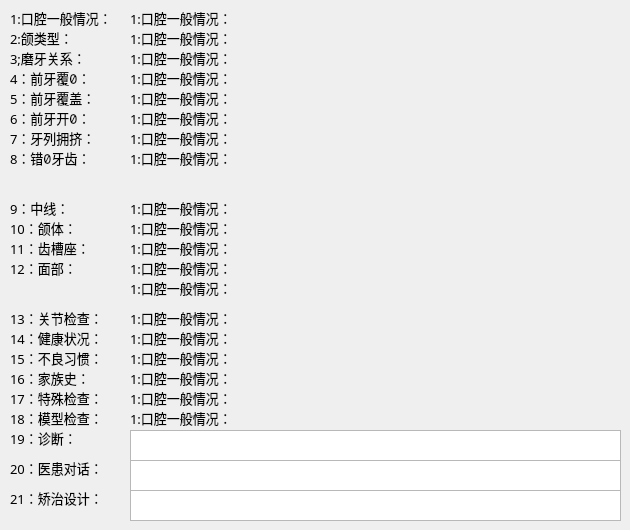
      <widget class="QWidget" name="page_11">
       <widget class="QLabel" name="label_14">
        <property name="geometry">
         <rect>
          <x>10</x>
          <y>10</y>
          <width>111</width>
          <height>16</height>
         </rect>
        </property>
        <property name="font">
         <font>
          <family>宋体</family>
          <pointsize>10</pointsize>
          <weight>50</weight>
          <bold>false</bold>
         </font>
        </property>
        <property name="text">
         <string>1:口腔一般情况：</string>
        </property>
       </widget>
       <widget class="QLabel" name="label_15">
        <property name="geometry">
         <rect>
          <x>10</x>
          <y>30</y>
          <width>111</width>
          <height>16</height>
         </rect>
        </property>
        <property name="font">
         <font>
          <family>宋体</family>
          <pointsize>10</pointsize>
          <weight>50</weight>
          <bold>false</bold>
         </font>
        </property>
        <property name="text">
         <string>2:颌类型：</string>
        </property>
       </widget>
       <widget class="QLabel" name="label_16">
        <property name="geometry">
         <rect>
          <x>10</x>
          <y>50</y>
          <width>111</width>
          <height>16</height>
         </rect>
        </property>
        <property name="font">
         <font>
          <family>宋体</family>
          <pointsize>10</pointsize>
          <weight>50</weight>
          <bold>false</bold>
         </font>
        </property>
        <property name="text">
         <string>3;磨牙关系：</string>
        </property>
       </widget>
       <widget class="QLabel" name="label_17">
        <property name="geometry">
         <rect>
          <x>10</x>
          <y>70</y>
          <width>111</width>
          <height>16</height>
         </rect>
        </property>
        <property name="font">
         <font>
          <family>宋体</family>
          <pointsize>10</pointsize>
          <weight>50</weight>
          <bold>false</bold>
         </font>
        </property>
        <property name="text">
         <string>4：前牙覆：</string>
        </property>
       </widget>
       <widget class="QLabel" name="label_18">
        <property name="geometry">
         <rect>
          <x>10</x>
          <y>90</y>
          <width>111</width>
          <height>16</height>
         </rect>
        </property>
        <property name="font">
         <font>
          <family>宋体</family>
          <pointsize>10</pointsize>
          <weight>50</weight>
          <bold>false</bold>
         </font>
        </property>
        <property name="text">
         <string>5：前牙覆盖：</string>
        </property>
       </widget>
       <widget class="QLabel" name="label_19">
        <property name="geometry">
         <rect>
          <x>10</x>
          <y>110</y>
          <width>111</width>
          <height>16</height>
         </rect>
        </property>
        <property name="font">
         <font>
          <family>宋体</family>
          <pointsize>10</pointsize>
          <weight>50</weight>
          <bold>false</bold>
         </font>
        </property>
        <property name="text">
         <string>6：前牙开：</string>
        </property>
       </widget>
       <widget class="QLabel" name="label_20">
        <property name="geometry">
         <rect>
          <x>10</x>
          <y>130</y>
          <width>111</width>
          <height>16</height>
         </rect>
        </property>
        <property name="font">
         <font>
          <family>宋体</family>
          <pointsize>10</pointsize>
          <weight>50</weight>
          <bold>false</bold>
         </font>
        </property>
        <property name="text">
         <string>7：牙列拥挤：</string>
        </property>
       </widget>
       <widget class="QLabel" name="label_21">
        <property name="geometry">
         <rect>
          <x>10</x>
          <y>150</y>
          <width>111</width>
          <height>16</height>
         </rect>
        </property>
        <property name="font">
         <font>
          <family>宋体</family>
          <pointsize>10</pointsize>
          <weight>50</weight>
          <bold>false</bold>
         </font>
        </property>
        <property name="text">
         <string>8：错牙齿：</string>
        </property>
       </widget>
       <widget class="QLabel" name="lb1_2_8_wrong_distance">
        <property name="geometry">
         <rect>
          <x>130</x>
          <y>150</y>
          <width>111</width>
          <height>16</height>
         </rect>
        </property>
        <property name="font">
         <font>
          <family>宋体</family>
          <pointsize>10</pointsize>
          <weight>50</weight>
          <bold>false</bold>
         </font>
        </property>
        <property name="text">
         <string>1:口腔一般情况：</string>
        </property>
       </widget>
       <widget class="QLabel" name="label_24">
        <property name="geometry">
         <rect>
          <x>10</x>
          <y>200</y>
          <width>111</width>
          <height>16</height>
         </rect>
        </property>
        <property name="font">
         <font>
          <family>宋体</family>
          <pointsize>10</pointsize>
          <weight>50</weight>
          <bold>false</bold>
         </font>
        </property>
        <property name="text">
         <string>9：中线：</string>
        </property>
       </widget>
       <widget class="QLabel" name="label_25">
        <property name="geometry">
         <rect>
          <x>10</x>
          <y>220</y>
          <width>111</width>
          <height>16</height>
         </rect>
        </property>
        <property name="font">
         <font>
          <family>宋体</family>
          <pointsize>10</pointsize>
          <weight>50</weight>
          <bold>false</bold>
         </font>
        </property>
        <property name="text">
         <string>10：颌体：</string>
        </property>
       </widget>
       <widget class="QLabel" name="label_26">
        <property name="geometry">
         <rect>
          <x>10</x>
          <y>240</y>
          <width>111</width>
          <height>16</height>
         </rect>
        </property>
        <property name="font">
         <font>
          <family>宋体</family>
          <pointsize>10</pointsize>
          <weight>50</weight>
          <bold>false</bold>
         </font>
        </property>
        <property name="text">
         <string>11：齿槽座：</string>
        </property>
       </widget>
       <widget class="QLabel" name="label_27">
        <property name="geometry">
         <rect>
          <x>10</x>
          <y>260</y>
          <width>111</width>
          <height>16</height>
         </rect>
        </property>
        <property name="font">
         <font>
          <family>宋体</family>
          <pointsize>10</pointsize>
          <weight>50</weight>
          <bold>false</bold>
         </font>
        </property>
        <property name="text">
         <string>12：面部：</string>
        </property>
       </widget>
       <widget class="QLabel" name="lb1_2_12_face">
        <property name="geometry">
         <rect>
          <x>130</x>
          <y>260</y>
          <width>111</width>
          <height>16</height>
         </rect>
        </property>
        <property name="font">
         <font>
          <family>宋体</family>
          <pointsize>10</pointsize>
          <weight>50</weight>
          <bold>false</bold>
         </font>
        </property>
        <property name="text">
         <string>1:口腔一般情况：</string>
        </property>
       </widget>
       <widget class="QLabel" name="label_29">
        <property name="geometry">
         <rect>
          <x>130</x>
          <y>280</y>
          <width>111</width>
          <height>16</height>
         </rect>
        </property>
        <property name="font">
         <font>
          <family>宋体</family>
          <pointsize>10</pointsize>
          <weight>50</weight>
          <bold>false</bold>
         </font>
        </property>
        <property name="text">
         <string>1:口腔一般情况：</string>
        </property>
       </widget>
       <widget class="QLabel" name="label_30">
        <property name="geometry">
         <rect>
          <x>10</x>
          <y>310</y>
          <width>111</width>
          <height>16</height>
         </rect>
        </property>
        <property name="font">
         <font>
          <family>宋体</family>
          <pointsize>10</pointsize>
          <weight>50</weight>
          <bold>false</bold>
         </font>
        </property>
        <property name="text">
         <string>13：关节检查：</string>
        </property>
       </widget>
       <widget class="QLabel" name="label_31">
        <property name="geometry">
         <rect>
          <x>10</x>
          <y>330</y>
          <width>111</width>
          <height>16</height>
         </rect>
        </property>
        <property name="font">
         <font>
          <family>宋体</family>
          <pointsize>10</pointsize>
          <weight>50</weight>
          <bold>false</bold>
         </font>
        </property>
        <property name="text">
         <string>14：健康状况：</string>
        </property>
       </widget>
       <widget class="QLabel" name="label_32">
        <property name="geometry">
         <rect>
          <x>10</x>
          <y>350</y>
          <width>111</width>
          <height>16</height>
         </rect>
        </property>
        <property name="font">
         <font>
          <family>宋体</family>
          <pointsize>10</pointsize>
          <weight>50</weight>
          <bold>false</bold>
         </font>
        </property>
        <property name="text">
         <string>15：不良习惯：</string>
        </property>
       </widget>
       <widget class="QLabel" name="label_33">
        <property name="geometry">
         <rect>
          <x>10</x>
          <y>370</y>
          <width>111</width>
          <height>16</height>
         </rect>
        </property>
        <property name="font">
         <font>
          <family>宋体</family>
          <pointsize>10</pointsize>
          <weight>50</weight>
          <bold>false</bold>
         </font>
        </property>
        <property name="text">
         <string>16：家族史：</string>
        </property>
       </widget>
       <widget class="QLabel" name="label_34">
        <property name="geometry">
         <rect>
          <x>10</x>
          <y>390</y>
          <width>111</width>
          <height>16</height>
         </rect>
        </property>
        <property name="font">
         <font>
          <family>宋体</family>
          <pointsize>10</pointsize>
          <weight>50</weight>
          <bold>false</bold>
         </font>
        </property>
        <property name="text">
         <string>17：特殊检查：</string>
        </property>
       </widget>
       <widget class="QLabel" name="label_35">
        <property name="geometry">
         <rect>
          <x>10</x>
          <y>410</y>
          <width>111</width>
          <height>16</height>
         </rect>
        </property>
        <property name="font">
         <font>
          <family>宋体</family>
          <pointsize>10</pointsize>
          <weight>50</weight>
          <bold>false</bold>
         </font>
        </property>
        <property name="text">
         <string>18：模型检查：</string>
        </property>
       </widget>
       <widget class="QLabel" name="label_36">
        <property name="geometry">
         <rect>
          <x>10</x>
          <y>430</y>
          <width>111</width>
          <height>16</height>
         </rect>
        </property>
        <property name="font">
         <font>
          <family>宋体</family>
          <pointsize>10</pointsize>
          <weight>50</weight>
          <bold>false</bold>
         </font>
        </property>
        <property name="text">
         <string>19：诊断：</string>
        </property>
       </widget>
       <widget class="QLabel" name="label_37">
        <property name="geometry">
         <rect>
          <x>10</x>
          <y>460</y>
          <width>111</width>
          <height>16</height>
         </rect>
        </property>
        <property name="font">
         <font>
          <family>宋体</family>
          <pointsize>10</pointsize>
          <weight>50</weight>
          <bold>false</bold>
         </font>
        </property>
        <property name="text">
         <string>20：医患对话：</string>
        </property>
       </widget>
       <widget class="QLabel" name="label_38">
        <property name="geometry">
         <rect>
          <x>10</x>
          <y>490</y>
          <width>111</width>
          <height>16</height>
         </rect>
        </property>
        <property name="font">
         <font>
          <family>宋体</family>
          <pointsize>10</pointsize>
          <weight>50</weight>
          <bold>false</bold>
         </font>
        </property>
        <property name="text">
         <string>21：矫治设计：</string>
        </property>
       </widget>
       <widget class="QLabel" name="lb1_2_1_tooth_situation">
        <property name="geometry">
         <rect>
          <x>130</x>
          <y>10</y>
          <width>111</width>
          <height>16</height>
         </rect>
        </property>
        <property name="font">
         <font>
          <family>宋体</family>
          <pointsize>10</pointsize>
          <weight>50</weight>
          <bold>false</bold>
         </font>
        </property>
        <property name="text">
         <string>1:口腔一般情况：</string>
        </property>
       </widget>
       <widget class="QLabel" name="lb1_2_2_tooth_type">
        <property name="geometry">
         <rect>
          <x>130</x>
          <y>30</y>
          <width>111</width>
          <height>16</height>
         </rect>
        </property>
        <property name="font">
         <font>
          <family>宋体</family>
          <pointsize>10</pointsize>
          <weight>50</weight>
          <bold>false</bold>
         </font>
        </property>
        <property name="text">
         <string>1:口腔一般情况：</string>
        </property>
       </widget>
       <widget class="QLabel" name="lb1_2_3_tooth_rush">
        <property name="geometry">
         <rect>
          <x>130</x>
          <y>50</y>
          <width>111</width>
          <height>16</height>
         </rect>
        </property>
        <property name="font">
         <font>
          <family>宋体</family>
          <pointsize>10</pointsize>
          <weight>50</weight>
          <bold>false</bold>
         </font>
        </property>
        <property name="text">
         <string>1:口腔一般情况：</string>
        </property>
       </widget>
       <widget class="QLabel" name="lb1_2_4_front_tooth">
        <property name="geometry">
         <rect>
          <x>130</x>
          <y>70</y>
          <width>111</width>
          <height>16</height>
         </rect>
        </property>
        <property name="font">
         <font>
          <family>宋体</family>
          <pointsize>10</pointsize>
          <weight>50</weight>
          <bold>false</bold>
         </font>
        </property>
        <property name="text">
         <string>1:口腔一般情况：</string>
        </property>
       </widget>
       <widget class="QLabel" name="lb1_2_5_centre_tooth">
        <property name="geometry">
         <rect>
          <x>130</x>
          <y>90</y>
          <width>111</width>
          <height>16</height>
         </rect>
        </property>
        <property name="font">
         <font>
          <family>宋体</family>
          <pointsize>10</pointsize>
          <weight>50</weight>
          <bold>false</bold>
         </font>
        </property>
        <property name="text">
         <string>1:口腔一般情况：</string>
        </property>
       </widget>
       <widget class="QLabel" name="lb1_2_6_back_tooth">
        <property name="geometry">
         <rect>
          <x>130</x>
          <y>110</y>
          <width>111</width>
          <height>16</height>
         </rect>
        </property>
        <property name="font">
         <font>
          <family>宋体</family>
          <pointsize>10</pointsize>
          <weight>50</weight>
          <bold>false</bold>
         </font>
        </property>
        <property name="text">
         <string>1:口腔一般情况：</string>
        </property>
       </widget>
       <widget class="QLabel" name="lb1_2_7_tooth_crowd">
        <property name="geometry">
         <rect>
          <x>130</x>
          <y>130</y>
          <width>111</width>
          <height>16</height>
         </rect>
        </property>
        <property name="font">
         <font>
          <family>宋体</family>
          <pointsize>10</pointsize>
          <weight>50</weight>
          <bold>false</bold>
         </font>
        </property>
        <property name="text">
         <string>1:口腔一般情况：</string>
        </property>
       </widget>
       <widget class="QLabel" name="lb1_2_9_centre_line">
        <property name="geometry">
         <rect>
          <x>130</x>
          <y>200</y>
          <width>111</width>
          <height>16</height>
         </rect>
        </property>
        <property name="font">
         <font>
          <family>宋体</family>
          <pointsize>10</pointsize>
          <weight>50</weight>
          <bold>false</bold>
         </font>
        </property>
        <property name="text">
         <string>1:口腔一般情况：</string>
        </property>
       </widget>
       <widget class="QLabel" name="lb1_2_10_palate">
        <property name="geometry">
         <rect>
          <x>130</x>
          <y>220</y>
          <width>111</width>
          <height>16</height>
         </rect>
        </property>
        <property name="font">
         <font>
          <family>宋体</family>
          <pointsize>10</pointsize>
          <weight>50</weight>
          <bold>false</bold>
         </font>
        </property>
        <property name="text">
         <string>1:口腔一般情况：</string>
        </property>
       </widget>
       <widget class="QLabel" name="lb1_2_11_tooth_tank">
        <property name="geometry">
         <rect>
          <x>130</x>
          <y>240</y>
          <width>111</width>
          <height>16</height>
         </rect>
        </property>
        <property name="font">
         <font>
          <family>宋体</family>
          <pointsize>10</pointsize>
          <weight>50</weight>
          <bold>false</bold>
         </font>
        </property>
        <property name="text">
         <string>1:口腔一般情况：</string>
        </property>
       </widget>
       <widget class="QLabel" name="lb1_2_13_joint">
        <property name="geometry">
         <rect>
          <x>130</x>
          <y>310</y>
          <width>111</width>
          <height>16</height>
         </rect>
        </property>
        <property name="font">
         <font>
          <family>宋体</family>
          <pointsize>10</pointsize>
          <weight>50</weight>
          <bold>false</bold>
         </font>
        </property>
        <property name="text">
         <string>1:口腔一般情况：</string>
        </property>
       </widget>
       <widget class="QLabel" name="lb1_2_14_health">
        <property name="geometry">
         <rect>
          <x>130</x>
          <y>330</y>
          <width>111</width>
          <height>16</height>
         </rect>
        </property>
        <property name="font">
         <font>
          <family>宋体</family>
          <pointsize>10</pointsize>
          <weight>50</weight>
          <bold>false</bold>
         </font>
        </property>
        <property name="text">
         <string>1:口腔一般情况：</string>
        </property>
       </widget>
       <widget class="QLabel" name="lb1_2_15_bad_habit">
        <property name="geometry">
         <rect>
          <x>130</x>
          <y>350</y>
          <width>111</width>
          <height>16</height>
         </rect>
        </property>
        <property name="font">
         <font>
          <family>宋体</family>
          <pointsize>10</pointsize>
          <weight>50</weight>
          <bold>false</bold>
         </font>
        </property>
        <property name="text">
         <string>1:口腔一般情况：</string>
        </property>
       </widget>
       <widget class="QLabel" name="lb1_2_16_family">
        <property name="geometry">
         <rect>
          <x>130</x>
          <y>370</y>
          <width>111</width>
          <height>16</height>
         </rect>
        </property>
        <property name="font">
         <font>
          <family>宋体</family>
          <pointsize>10</pointsize>
          <weight>50</weight>
          <bold>false</bold>
         </font>
        </property>
        <property name="text">
         <string>1:口腔一般情况：</string>
        </property>
       </widget>
       <widget class="QLabel" name="lb1_2_17_spacial">
        <property name="geometry">
         <rect>
          <x>130</x>
          <y>390</y>
          <width>111</width>
          <height>16</height>
         </rect>
        </property>
        <property name="font">
         <font>
          <family>宋体</family>
          <pointsize>10</pointsize>
          <weight>50</weight>
          <bold>false</bold>
         </font>
        </property>
        <property name="text">
         <string>1:口腔一般情况：</string>
        </property>
       </widget>
       <widget class="QLabel" name="lb1_2_18_measure">
        <property name="geometry">
         <rect>
          <x>130</x>
          <y>410</y>
          <width>111</width>
          <height>16</height>
         </rect>
        </property>
        <property name="font">
         <font>
          <family>宋体</family>
          <pointsize>10</pointsize>
          <weight>50</weight>
          <bold>false</bold>
         </font>
        </property>
        <property name="text">
         <string>1:口腔一般情况：</string>
        </property>
       </widget>
       <widget class="QTextEdit" name="te1_2_19_result">
        <property name="geometry">
         <rect>
          <x>130</x>
          <y>430</y>
          <width>491</width>
          <height>31</height>
         </rect>
        </property>
       </widget>
       <widget class="QTextEdit" name="te1_2_20_dialogue">
        <property name="geometry">
         <rect>
          <x>130</x>
          <y>460</y>
          <width>491</width>
          <height>31</height>
         </rect>
        </property>
       </widget>
       <widget class="QTextEdit" name="te1_2_21_design">
        <property name="geometry">
         <rect>
          <x>130</x>
          <y>490</y>
          <width>491</width>
          <height>31</height>
         </rect>
        </property>
       </widget>
      </widget>
